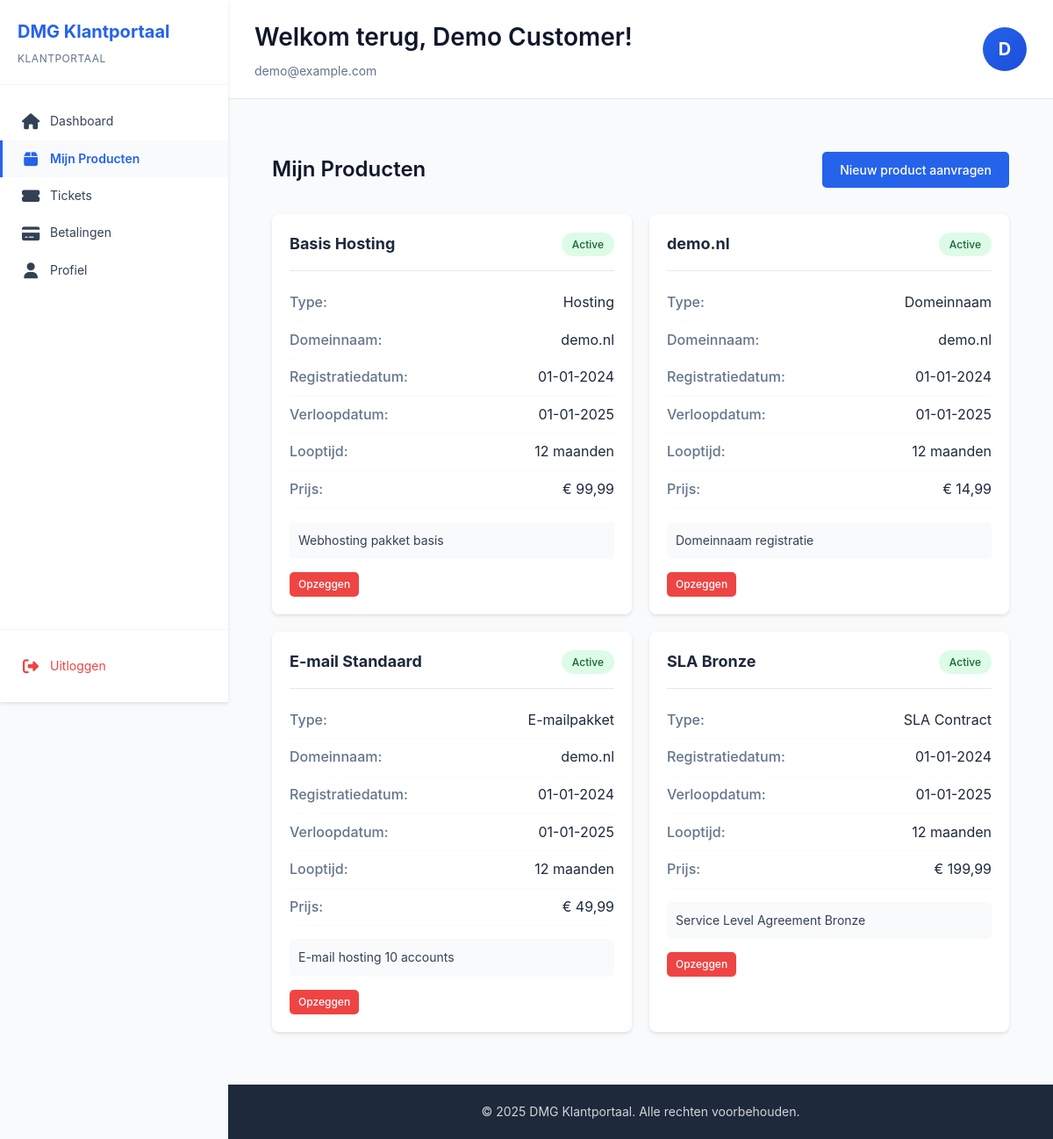
Page /customer/products.php (signed in) on the committed database.
### tables this page shows
CREATE TABLE products (
    id INT AUTO_INCREMENT PRIMARY KEY,
    user_id INT NOT NULL,
    product_type_id INT NOT NULL,
    name VARCHAR(255) NOT NULL,
    description TEXT,
    domain_name VARCHAR(255),
    registration_date DATE NOT NULL,
    expiry_date DATE NOT NULL,
    duration_months INT DEFAULT 12,
    price DECIMAL(10, 2) NOT NULL,
    status ENUM('active', 'expired', 'cancelled', 'pending') NOT NULL DEFAULT 'active',
    created_at TIMESTAMP DEFAULT CURRENT_TIMESTAMP,
    updated_at TIMESTAMP DEFAULT CURRENT_TIMESTAMP ON UPDATE CURRENT_TIMESTAMP,
    FOREIGN KEY (user_id) REFERENCES users(id) ON DELETE CASCADE,
    FOREIGN KEY (product_type_id) REFERENCES product_types(id),
    INDEX idx_user_id (user_id),
    INDEX idx_status (status),
    INDEX idx_expiry_date (expiry_date)
);

CREATE TABLE product_types (
    id INT AUTO_INCREMENT PRIMARY KEY,
    name VARCHAR(100) NOT NULL,
    description TEXT,
    default_duration_months INT DEFAULT 12,
    created_at TIMESTAMP DEFAULT CURRENT_TIMESTAMP
);

### src/config/database.php (called while the page is built, shortened)
<?php
class Database {
    private static $instance = null;
    private $connection;
    private function __construct() {
        $dsn = "mysql:host=" . DB_HOST . ";dbname=" . DB_NAME . ";charset=" . DB_CHARSET;
        $options = [
            PDO::ATTR_ERRMODE            => PDO::ERRMODE_EXCEPTION,
            PDO::ATTR_DEFAULT_FETCH_MODE => PDO::FETCH_ASSOC,
            PDO::ATTR_EMULATE_PREPARES   => false,
        ];
        try {
            $this->connection = new PDO($dsn, DB_USER, DB_PASSWORD, $options);
        } catch (PDOException $e) {
            throw new Exception("Connection failed: " . $e->getMessage());
        }
    }
    public static function getInstance() {
        if (self::$instance === null) {
            self::$instance = new self();
        }
        return self::$instance;
    }
    public function getConnection() {
        return $this->connection;
    }
}

### src/classes/Auth.php (called while the page is built, shortened)
<?php
class Auth {
    public function getCurrentUserId() {
        return isset($_SESSION['user_id']) ? $_SESSION['user_id'] : null;
    }
}

### src/classes/Product.php (called while the page is built, shortened)
<?php
class Product {
    private $db;
    public function __construct() {
        $this->db = Database::getInstance()->getConnection();
    }
    public function getByUserId($userId) {
        $stmt = $this->db->prepare("
            SELECT p.*, pt.name as type_name
            FROM products p
            JOIN product_types pt ON p.product_type_id = pt.id
            WHERE p.user_id = ?
            ORDER BY p.expiry_date ASC
        ");
        $stmt->execute([$userId]);
        return $stmt->fetchAll();
    }
}

### src/customer/products.php (the view, shortened to what this page needs)
<?php
require_once __DIR__ . '/../config/Database.php';
require_once __DIR__ . '/../classes/Auth.php';
require_once __DIR__ . '/../classes/Product.php';
$auth = new Auth();
$auth->requireCustomer();
$productModel = new Product();
$userId = $auth->getCurrentUserId();
$products = $productModel->getByUserId($userId);
?>
<?php include __DIR__ . '/../includes/header.php'; ?>
<div class="container">
    <div class="page-header">
        <h1>Mijn Producten</h1>
        <a href="/customer/request-product.php" class="btn btn-primary">Nieuw product aanvragen</a>
    </div>
    <?php if (empty($products)): ?>
            <div class="alert alert-info">
                U heeft momenteel geen producten. Klik op "Nieuw product aanvragen" om een product aan te vragen.
            </div>
        <?php else: ?>
            <div class="products-grid">
                <?php foreach ($products as $product): ?>
                    <div class="product-card">
                        <div class="product-header">
                            <h3><?php echo htmlspecialchars($product['name']); ?></h3>
                            <span class="badge badge-<?php echo $product['status']; ?>">
                                <?php echo ucfirst($product['status']); ?>
                            </span>
                        </div>
                        <div class="product-details">
                            <div class="detail-row">
                                <span class="label">Type:</span>
                                <span class="value"><?php echo htmlspecialchars($product['type_name']); ?></span>
                            </div>
                            <?php if ($product['domain_name']): ?>
                                <div class="detail-row">
                                    <span class="label">Domeinnaam:</span>
                                    <span class="value"><?php echo htmlspecialchars($product['domain_name']); ?></span>
                                </div>
                            <?php endif; ?>
                            <div class="detail-row">
                                <span class="label">Registratiedatum:</span>
                                <span class="value"><?php echo date('d-m-Y', strtotime($product['registration_date'])); ?></span>
                            </div>
                            <div class="detail-row">
                                <span class="label">Verloopdatum:</span>
                                <span class="value"><?php echo date('d-m-Y', strtotime($product['expiry_date'])); ?></span>
                            </div>
                            <div class="detail-row">
                                <span class="label">Looptijd:</span>
                                <span class="value"><?php echo $product['duration_months']; ?> maanden</span>
                            </div>
                            <div class="detail-row">
                                <span class="label">Prijs:</span>
                                <span class="value">€ <?php echo number_format($product['price'], 2, ',', '.'); ?></span>
                            </div>
                        </div>
                        <?php if ($product['description']): ?>
                            <div class="product-description">
                                <?php echo nl2br(htmlspecialchars($product['description'])); ?>
                            </div>
                        <?php endif; ?>
                        <?php if ($product['status'] === 'active'): ?>
                            <div class="product-actions">
                                <a href="/customer/cancel-product.php?id=<?php echo $product['id']; ?>"
                                   class="btn btn-danger btn-sm"
                                   onclick="return confirm('Weet u zeker dat u dit product wilt opzeggen?')">
                                    Opzeggen
                                </a>
                            </div>
                        <?php endif; ?>
                    </div>
            <?php endforeach; ?>
    </div>
<?php endif; ?>
</div>
<?php include __DIR__ . '/../includes/footer.php'; ?>

### rows in the picture
products: name "Basis Hosting", status "Active", product_type.name "Hosting", domain_name "demo.nl", registration_date "01-01-2024", expiry_date "01-01-2025", duration_months "12", price "99,99", description "Webhosting pakket basis"
products: name "demo.nl", status "Active", product_type.name "Domeinnaam", domain_name "demo.nl", registration_date "01-01-2024", expiry_date "01-01-2025", duration_months "12", price "14,99", description "Domeinnaam registratie"
products: name "E-mail Standaard", status "Active", product_type.name "E-mailpakket", domain_name "demo.nl", registration_date "01-01-2024", expiry_date "01-01-2025", duration_months "12", price "49,99", description "E-mail hosting 10 accounts"
products: name "SLA Bronze", status "Active", product_type.name "SLA Contract", registration_date "01-01-2024", expiry_date "01-01-2025", duration_months "12", price "199,99", description "Service Level Agreement Bronze"

### other values in the picture
APP_NAME "DMG Klantportaal"
$userName "Demo Customer"
$userEmail "demo@example.com"
substr($userName, 0, 1) "D"
